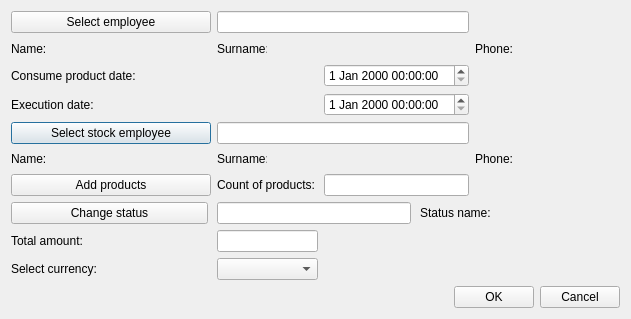
<?xml version="1.0" encoding="UTF-8"?>
<ui version="4.0">
 <class>CreateConsumeProduct</class>
 <widget class="QDialog" name="CreateConsumeProduct">
  <property name="geometry">
   <rect>
    <x>0</x>
    <y>0</y>
    <width>631</width>
    <height>319</height>
   </rect>
  </property>
  <property name="windowTitle">
   <string>Create/Update consume product</string>
  </property>
  <property name="locale">
   <locale language="English" country="UnitedStates"/>
  </property>
  <property name="modal">
   <bool>false</bool>
  </property>
  <layout class="QGridLayout" name="gridLayout">
   <property name="leftMargin">
    <number>11</number>
   </property>
   <property name="topMargin">
    <number>11</number>
   </property>
   <property name="rightMargin">
    <number>11</number>
   </property>
   <property name="bottomMargin">
    <number>11</number>
   </property>
   <item row="4" column="0" colspan="2">
    <widget class="QPushButton" name="stockEmployeeBtn">
     <property name="text">
      <string>Select stock employee</string>
     </property>
    </widget>
   </item>
   <item row="5" column="3">
    <widget class="QLabel" name="empStockSurnamePh">
     <property name="minimumSize">
      <size>
       <width>100</width>
       <height>0</height>
      </size>
     </property>
     <property name="font">
      <font>
       <family>Times New Roman</family>
       <pointsize>12</pointsize>
       <weight>75</weight>
       <italic>true</italic>
       <bold>true</bold>
      </font>
     </property>
     <property name="text">
      <string/>
     </property>
    </widget>
   </item>
   <item row="5" column="0">
    <widget class="QLabel" name="empStockNameLb">
     <property name="minimumSize">
      <size>
       <width>50</width>
       <height>0</height>
      </size>
     </property>
     <property name="maximumSize">
      <size>
       <width>50</width>
       <height>16777215</height>
      </size>
     </property>
     <property name="text">
      <string>Name:</string>
     </property>
    </widget>
   </item>
   <item row="1" column="0">
    <widget class="QLabel" name="empNameLb">
     <property name="minimumSize">
      <size>
       <width>50</width>
       <height>0</height>
      </size>
     </property>
     <property name="maximumSize">
      <size>
       <width>50</width>
       <height>16777215</height>
      </size>
     </property>
     <property name="text">
      <string>Name:</string>
     </property>
    </widget>
   </item>
   <item row="1" column="3">
    <widget class="QLabel" name="empSurnamePh">
     <property name="minimumSize">
      <size>
       <width>100</width>
       <height>0</height>
      </size>
     </property>
     <property name="font">
      <font>
       <family>Times New Roman</family>
       <pointsize>12</pointsize>
       <weight>75</weight>
       <italic>true</italic>
       <bold>true</bold>
      </font>
     </property>
     <property name="text">
      <string/>
     </property>
    </widget>
   </item>
   <item row="0" column="0" colspan="2">
    <widget class="QPushButton" name="employeeBtn">
     <property name="minimumSize">
      <size>
       <width>200</width>
       <height>0</height>
      </size>
     </property>
     <property name="text">
      <string>Select employee</string>
     </property>
    </widget>
   </item>
   <item row="6" column="2">
    <widget class="QLabel" name="prodCountLb">
     <property name="text">
      <string>Count of products:</string>
     </property>
    </widget>
   </item>
   <item row="6" column="3">
    <widget class="QLineEdit" name="prodCountEdit">
     <property name="readOnly">
      <bool>true</bool>
     </property>
    </widget>
   </item>
   <item row="3" column="0" colspan="4">
    <widget class="QWidget" name="execDateWidget" native="true">
     <layout class="QHBoxLayout" name="horizontalLayout_2">
      <property name="spacing">
       <number>9</number>
      </property>
      <property name="leftMargin">
       <number>0</number>
      </property>
      <property name="topMargin">
       <number>0</number>
      </property>
      <property name="rightMargin">
       <number>0</number>
      </property>
      <property name="bottomMargin">
       <number>0</number>
      </property>
      <item>
       <widget class="QLabel" name="execDateLb">
        <property name="sizePolicy">
         <sizepolicy hsizetype="Fixed" vsizetype="Preferred">
          <horstretch>0</horstretch>
          <verstretch>0</verstretch>
         </sizepolicy>
        </property>
        <property name="minimumSize">
         <size>
          <width>197</width>
          <height>0</height>
         </size>
        </property>
        <property name="text">
         <string>Execution date:</string>
        </property>
       </widget>
      </item>
      <item>
       <spacer name="horizontalSpacer_2">
        <property name="orientation">
         <enum>Qt::Horizontal</enum>
        </property>
        <property name="sizeHint" stdset="0">
         <size>
          <width>40</width>
          <height>20</height>
         </size>
        </property>
       </spacer>
      </item>
      <item>
       <widget class="QDateTimeEdit" name="execDateEdit">
        <property name="minimumSize">
         <size>
          <width>127</width>
          <height>0</height>
         </size>
        </property>
       </widget>
      </item>
     </layout>
    </widget>
   </item>
   <item row="10" column="0" colspan="6">
    <layout class="QHBoxLayout" name="horizontalLayout">
     <item>
      <spacer name="horizontalSpacer">
       <property name="orientation">
        <enum>Qt::Horizontal</enum>
       </property>
       <property name="sizeHint" stdset="0">
        <size>
         <width>40</width>
         <height>20</height>
        </size>
       </property>
      </spacer>
     </item>
     <item>
      <widget class="QPushButton" name="okBtn">
       <property name="text">
        <string>OK</string>
       </property>
      </widget>
     </item>
     <item>
      <widget class="QPushButton" name="cancelBtn">
       <property name="text">
        <string>Cancel</string>
       </property>
      </widget>
     </item>
    </layout>
   </item>
   <item row="2" column="3">
    <widget class="QDateTimeEdit" name="dateEdit"/>
   </item>
   <item row="1" column="5">
    <widget class="QLabel" name="empPhonePh">
     <property name="minimumSize">
      <size>
       <width>100</width>
       <height>0</height>
      </size>
     </property>
     <property name="font">
      <font>
       <family>Times New Roman</family>
       <pointsize>12</pointsize>
       <weight>75</weight>
       <italic>true</italic>
       <bold>true</bold>
      </font>
     </property>
     <property name="text">
      <string/>
     </property>
    </widget>
   </item>
   <item row="6" column="0" colspan="2">
    <widget class="QPushButton" name="addProdBtn">
     <property name="text">
      <string>Add products</string>
     </property>
    </widget>
   </item>
   <item row="4" column="2" colspan="2">
    <widget class="QLineEdit" name="stockEmployeeEdit">
     <property name="toolTip">
      <string>&lt;html&gt;&lt;head/&gt;&lt;body&gt;&lt;p&gt;Enter employee ID&lt;/p&gt;&lt;/body&gt;&lt;/html&gt;</string>
     </property>
     <property name="readOnly">
      <bool>true</bool>
     </property>
    </widget>
   </item>
   <item row="0" column="2" colspan="2">
    <widget class="QLineEdit" name="employeeEdit">
     <property name="toolTip">
      <string>&lt;html&gt;&lt;head/&gt;&lt;body&gt;&lt;p&gt;Enter client ID&lt;/p&gt;&lt;/body&gt;&lt;/html&gt;</string>
     </property>
     <property name="readOnly">
      <bool>true</bool>
     </property>
    </widget>
   </item>
   <item row="8" column="0" colspan="2">
    <widget class="QLabel" name="sumLb">
     <property name="text">
      <string>Total amount:</string>
     </property>
    </widget>
   </item>
   <item row="9" column="2">
    <widget class="QComboBox" name="currencyCmb"/>
   </item>
   <item row="1" column="1">
    <widget class="QLabel" name="empNamePh">
     <property name="minimumSize">
      <size>
       <width>100</width>
       <height>0</height>
      </size>
     </property>
     <property name="font">
      <font>
       <family>Times New Roman</family>
       <pointsize>12</pointsize>
       <weight>75</weight>
       <italic>true</italic>
       <bold>true</bold>
      </font>
     </property>
     <property name="text">
      <string/>
     </property>
    </widget>
   </item>
   <item row="5" column="1">
    <widget class="QLabel" name="empStockNamePh">
     <property name="minimumSize">
      <size>
       <width>100</width>
       <height>0</height>
      </size>
     </property>
     <property name="font">
      <font>
       <family>Times New Roman</family>
       <pointsize>12</pointsize>
       <weight>75</weight>
       <italic>true</italic>
       <bold>true</bold>
      </font>
     </property>
     <property name="text">
      <string/>
     </property>
    </widget>
   </item>
   <item row="5" column="2">
    <widget class="QLabel" name="empStockSurnameLb">
     <property name="minimumSize">
      <size>
       <width>50</width>
       <height>0</height>
      </size>
     </property>
     <property name="maximumSize">
      <size>
       <width>50</width>
       <height>16777215</height>
      </size>
     </property>
     <property name="text">
      <string>Surname:</string>
     </property>
    </widget>
   </item>
   <item row="5" column="4">
    <widget class="QLabel" name="empStockPhoneLb">
     <property name="text">
      <string>Phone:</string>
     </property>
    </widget>
   </item>
   <item row="5" column="5">
    <widget class="QLabel" name="empStockPhonePh">
     <property name="minimumSize">
      <size>
       <width>100</width>
       <height>0</height>
      </size>
     </property>
     <property name="font">
      <font>
       <family>Times New Roman</family>
       <pointsize>12</pointsize>
       <weight>75</weight>
       <italic>true</italic>
       <bold>true</bold>
      </font>
     </property>
     <property name="text">
      <string/>
     </property>
    </widget>
   </item>
   <item row="1" column="4">
    <widget class="QLabel" name="empPhoneLb">
     <property name="text">
      <string>Phone:</string>
     </property>
    </widget>
   </item>
   <item row="2" column="0" colspan="2">
    <widget class="QLabel" name="dateLb">
     <property name="text">
      <string>Consume product date:</string>
     </property>
    </widget>
   </item>
   <item row="1" column="2">
    <widget class="QLabel" name="empSurnameLb">
     <property name="minimumSize">
      <size>
       <width>50</width>
       <height>0</height>
      </size>
     </property>
     <property name="maximumSize">
      <size>
       <width>50</width>
       <height>16777215</height>
      </size>
     </property>
     <property name="text">
      <string>Surname:</string>
     </property>
    </widget>
   </item>
   <item row="8" column="2">
    <widget class="QLineEdit" name="sumEdit">
     <property name="readOnly">
      <bool>true</bool>
     </property>
    </widget>
   </item>
   <item row="7" column="0" colspan="6">
    <widget class="QWidget" name="statusWidget" native="true">
     <layout class="QHBoxLayout" name="horizontalLayout_3">
      <property name="spacing">
       <number>9</number>
      </property>
      <property name="leftMargin">
       <number>0</number>
      </property>
      <property name="topMargin">
       <number>0</number>
      </property>
      <property name="rightMargin">
       <number>0</number>
      </property>
      <property name="bottomMargin">
       <number>0</number>
      </property>
      <item>
       <widget class="QPushButton" name="statusBtn">
        <property name="sizePolicy">
         <sizepolicy hsizetype="Fixed" vsizetype="Fixed">
          <horstretch>0</horstretch>
          <verstretch>0</verstretch>
         </sizepolicy>
        </property>
        <property name="minimumSize">
         <size>
          <width>197</width>
          <height>0</height>
         </size>
        </property>
        <property name="text">
         <string>Change status</string>
        </property>
       </widget>
      </item>
      <item>
       <widget class="QLineEdit" name="statusEdit">
        <property name="readOnly">
         <bool>true</bool>
        </property>
       </widget>
      </item>
      <item>
       <widget class="QLabel" name="statusLb">
        <property name="text">
         <string>Status name:</string>
        </property>
       </widget>
      </item>
      <item>
       <widget class="QLabel" name="statusPh">
        <property name="minimumSize">
         <size>
          <width>120</width>
          <height>0</height>
         </size>
        </property>
        <property name="font">
         <font>
          <family>Times New Roman</family>
          <pointsize>12</pointsize>
          <weight>75</weight>
          <italic>true</italic>
          <bold>true</bold>
         </font>
        </property>
        <property name="text">
         <string/>
        </property>
       </widget>
      </item>
     </layout>
    </widget>
   </item>
   <item row="9" column="0" colspan="2">
    <widget class="QLabel" name="currencyLb">
     <property name="text">
      <string>Select currency:</string>
     </property>
    </widget>
   </item>
  </layout>
 </widget>
 <tabstops>
  <tabstop>employeeBtn</tabstop>
  <tabstop>stockEmployeeBtn</tabstop>
  <tabstop>addProdBtn</tabstop>
  <tabstop>okBtn</tabstop>
  <tabstop>cancelBtn</tabstop>
 </tabstops>
 <resources/>
 <connections/>
</ui>
